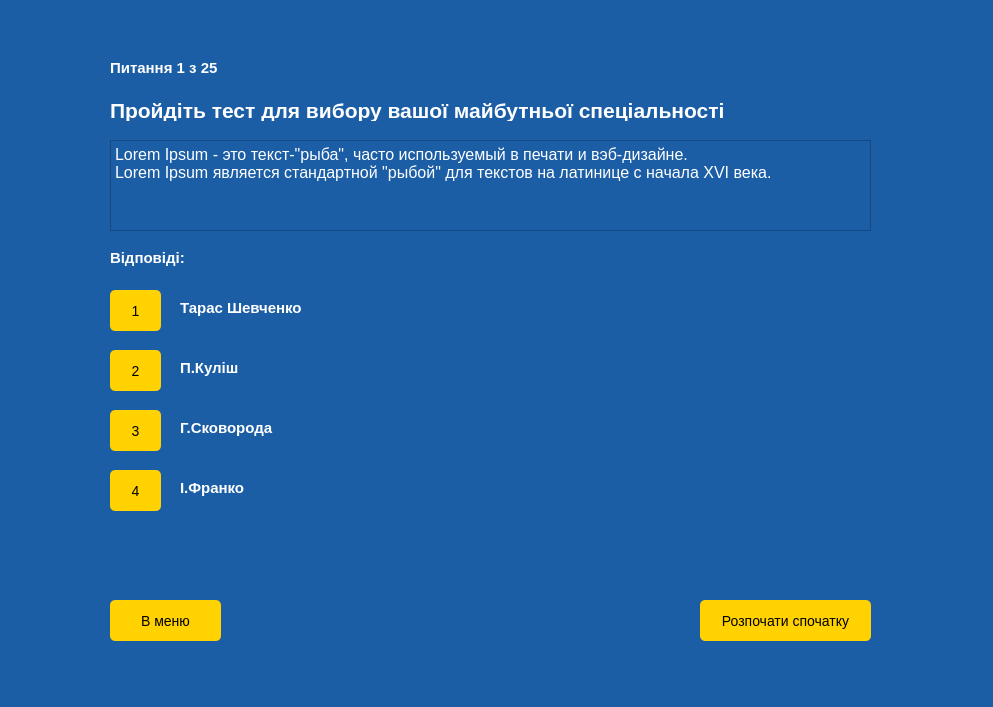
<?xml version="1.0" encoding="UTF-8"?>
<ui version="4.0">
 <class>SpecialityTest</class>
 <widget class="QMainWindow" name="SpecialityTest">
  <property name="geometry">
   <rect>
    <x>0</x>
    <y>0</y>
    <width>993</width>
    <height>707</height>
   </rect>
  </property>
  <property name="windowTitle">
   <string>MainWindow</string>
  </property>
  <property name="styleSheet">
   <string notr="true">background-color: #1B5EA6;
color:#fff;</string>
  </property>
  <widget class="QWidget" name="centralwidget">
   <widget class="QPushButton" name="pushButton_menu">
    <property name="geometry">
     <rect>
      <x>110</x>
      <y>600</y>
      <width>111</width>
      <height>41</height>
     </rect>
    </property>
    <property name="styleSheet">
     <string notr="true">#pushButton_menu {
   color:#000;
   border-radius:5px;
   background:#FFD200;
   font-size:14px;
   cursor:pointer;
}
#pushButton_menu:hover {
	 background:#fff;
     cursor:pointer;
}</string>
    </property>
    <property name="text">
     <string>В меню</string>
    </property>
   </widget>
   <widget class="QLabel" name="label_heading">
    <property name="geometry">
     <rect>
      <x>110</x>
      <y>100</y>
      <width>661</width>
      <height>21</height>
     </rect>
    </property>
    <property name="styleSheet">
     <string notr="true">font-size:21px;
font-weight:600;</string>
    </property>
    <property name="text">
     <string>Пройдіть тест для вибору вашої майбутньої спеціальності</string>
    </property>
   </widget>
   <widget class="QLabel" name="label_9">
    <property name="geometry">
     <rect>
      <x>180</x>
      <y>480</y>
      <width>141</width>
      <height>16</height>
     </rect>
    </property>
    <property name="styleSheet">
     <string notr="true">font-weight:600;
font-size:15px;</string>
    </property>
    <property name="text">
     <string>І.Франко</string>
    </property>
   </widget>
   <widget class="QLabel" name="label_4">
    <property name="geometry">
     <rect>
      <x>110</x>
      <y>250</y>
      <width>91</width>
      <height>16</height>
     </rect>
    </property>
    <property name="styleSheet">
     <string notr="true">font-size:15px;
font-weight:600;</string>
    </property>
    <property name="text">
     <string>Відповіді:</string>
    </property>
   </widget>
   <widget class="QPushButton" name="answer_1">
    <property name="geometry">
     <rect>
      <x>110</x>
      <y>290</y>
      <width>51</width>
      <height>41</height>
     </rect>
    </property>
    <property name="styleSheet">
     <string notr="true">#answer_1 {
   color:#000;
   border-radius:5px;
   background:#FFD200;
   font-size:14px;
   cursor:pointer;
}
#answer_1:hover {
	 background:#fff;
     cursor:pointer;
}</string>
    </property>
    <property name="text">
     <string>1</string>
    </property>
   </widget>
   <widget class="QPushButton" name="pushButton_first">
    <property name="geometry">
     <rect>
      <x>700</x>
      <y>600</y>
      <width>171</width>
      <height>41</height>
     </rect>
    </property>
    <property name="styleSheet">
     <string notr="true">#pushButton_first {
   color:#000;
   border-radius:5px;
   background:#FFD200;
   font-size:14px;
   cursor:pointer;
}
#pushButton_first:hover {
	 background:#fff;
     cursor:pointer;
}</string>
    </property>
    <property name="text">
     <string>Розпочати спочатку</string>
    </property>
   </widget>
   <widget class="QLabel" name="label_score">
    <property name="geometry">
     <rect>
      <x>110</x>
      <y>60</y>
      <width>121</width>
      <height>16</height>
     </rect>
    </property>
    <property name="styleSheet">
     <string notr="true">font-size:15px;
font-weight:600;</string>
    </property>
    <property name="text">
     <string>Питання 1 з 25</string>
    </property>
   </widget>
   <widget class="QTextBrowser" name="question">
    <property name="geometry">
     <rect>
      <x>110</x>
      <y>140</y>
      <width>761</width>
      <height>91</height>
     </rect>
    </property>
    <property name="html">
     <string>&lt;!DOCTYPE HTML PUBLIC &quot;-//W3C//DTD HTML 4.0//EN&quot; &quot;http://www.w3.org/TR/REC-html40/strict.dtd&quot;&gt;
&lt;html&gt;&lt;head&gt;&lt;meta name=&quot;qrichtext&quot; content=&quot;1&quot; /&gt;&lt;style type=&quot;text/css&quot;&gt;
p, li { white-space: pre-wrap; }
&lt;/style&gt;&lt;/head&gt;&lt;body style=&quot; font-family:'MS Shell Dlg 2'; font-size:8.25pt; font-weight:400; font-style:normal;&quot;&gt;
&lt;p style=&quot; margin-top:0px; margin-bottom:0px; margin-left:0px; margin-right:0px; -qt-block-indent:0; text-indent:0px;&quot;&gt;&lt;span style=&quot; font-size:12pt;&quot;&gt;Lorem Ipsum - это текст-&amp;quot;рыба&amp;quot;, часто используемый в печати и вэб-дизайне.&lt;br /&gt;Lorem Ipsum является стандартной &amp;quot;рыбой&amp;quot; для текстов на латинице с начала XVI века.&lt;/span&gt;&lt;/p&gt;&lt;/body&gt;&lt;/html&gt;</string>
    </property>
   </widget>
   <widget class="QPushButton" name="answer_4">
    <property name="geometry">
     <rect>
      <x>110</x>
      <y>470</y>
      <width>51</width>
      <height>41</height>
     </rect>
    </property>
    <property name="styleSheet">
     <string notr="true">#answer_4 {
   color:#000;
   border-radius:5px;
   background:#FFD200;
   font-size:14px;
   cursor:pointer;
}
#answer_4:hover {
	 background:#fff;
     cursor:pointer;
}</string>
    </property>
    <property name="text">
     <string>4</string>
    </property>
   </widget>
   <widget class="QLabel" name="label_7">
    <property name="geometry">
     <rect>
      <x>180</x>
      <y>360</y>
      <width>141</width>
      <height>16</height>
     </rect>
    </property>
    <property name="styleSheet">
     <string notr="true">font-size:15px;
font-weight:600;</string>
    </property>
    <property name="text">
     <string>П.Куліш</string>
    </property>
   </widget>
   <widget class="QPushButton" name="answer_2">
    <property name="geometry">
     <rect>
      <x>110</x>
      <y>350</y>
      <width>51</width>
      <height>41</height>
     </rect>
    </property>
    <property name="styleSheet">
     <string notr="true">#answer_2 {
   color:#000;
   border-radius:5px;
   background:#FFD200;
   font-size:14px;
   cursor:pointer;
}
#answer_2:hover {
	 background:#fff;
     cursor:pointer;
}</string>
    </property>
    <property name="text">
     <string>2</string>
    </property>
   </widget>
   <widget class="QLabel" name="label_6">
    <property name="geometry">
     <rect>
      <x>180</x>
      <y>300</y>
      <width>141</width>
      <height>16</height>
     </rect>
    </property>
    <property name="styleSheet">
     <string notr="true">font-size:15px;
font-weight:700;</string>
    </property>
    <property name="text">
     <string>Тарас Шевченко</string>
    </property>
   </widget>
   <widget class="QPushButton" name="answer_3">
    <property name="geometry">
     <rect>
      <x>110</x>
      <y>410</y>
      <width>51</width>
      <height>41</height>
     </rect>
    </property>
    <property name="styleSheet">
     <string notr="true">#answer_3 {
   color:#000;
   border-radius:5px;
   background:#FFD200;
   font-size:14px;
   cursor:pointer;
}
#answer_3:hover {
	 background:#fff;
     cursor:pointer;
}</string>
    </property>
    <property name="text">
     <string>3</string>
    </property>
   </widget>
   <widget class="QLabel" name="label_8">
    <property name="geometry">
     <rect>
      <x>180</x>
      <y>420</y>
      <width>141</width>
      <height>16</height>
     </rect>
    </property>
    <property name="styleSheet">
     <string notr="true">font-size:15px;
font-weight:600;</string>
    </property>
    <property name="text">
     <string>Г.Сковорода</string>
    </property>
   </widget>
  </widget>
  <widget class="QMenuBar" name="menubar">
   <property name="geometry">
    <rect>
     <x>0</x>
     <y>0</y>
     <width>993</width>
     <height>21</height>
    </rect>
   </property>
  </widget>
  <widget class="QStatusBar" name="statusbar"/>
 </widget>
 <resources/>
 <connections/>
</ui>
